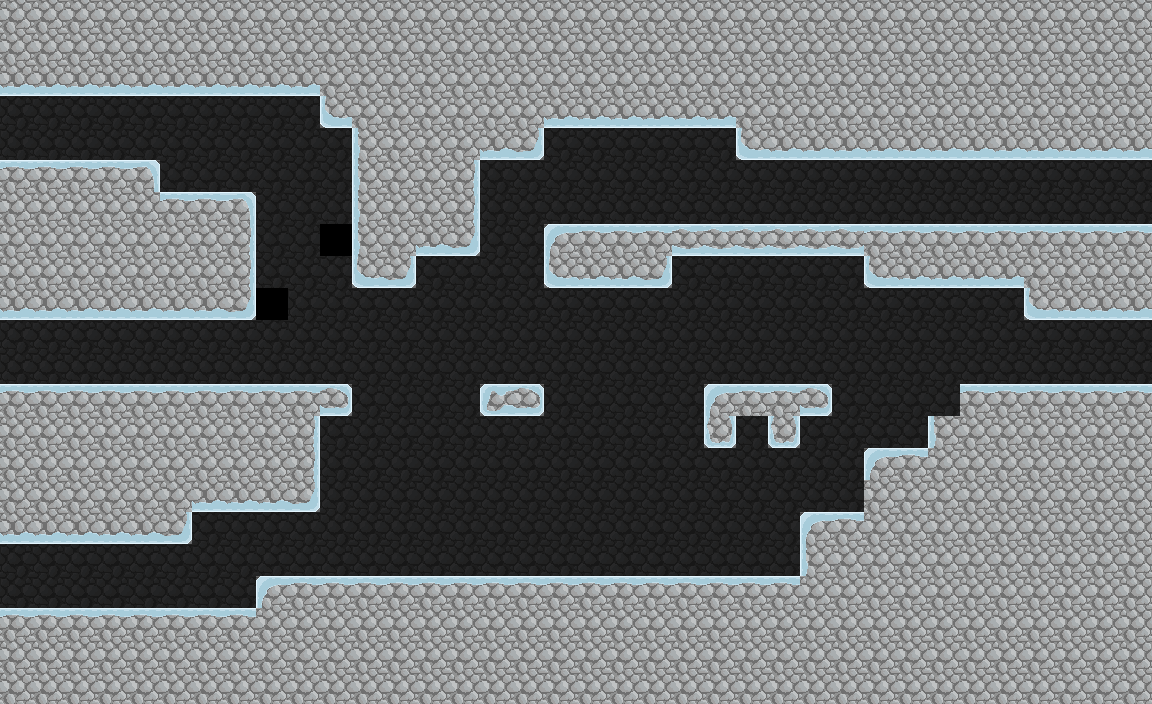

Rendered tile map (Tiled .tmx) drawn with the repository's tilesets; below, a short description and the full map source, tile grids included:
An orthogonal 36x22 tile map with 32x32 px tiles, 2 tile layers (tilemap, foreground) and 8 objects (5x travelpoint, breakablewall, door, floorbutton).

<map version="1.0" orientation="orthogonal" width="36" height="22" tilewidth="32" tileheight="32">
 <tileset firstgid="1" name="tilemap" tilewidth="32" tileheight="32">
  <image source="gfx/tilemap.png" width="192" height="320" />
 </tileset>
 <layer name="tilemap" width="36" height="22" opacity="0.34">
  <data encoding="csv">
9,9,9,9,9,9,9,9,9,9,9,9,9,9,9,9,9,9,9,9,9,9,9,9,9,9,9,9,9,9,9,9,9,9,9,9,
9,9,9,9,9,9,9,9,9,9,9,9,9,9,9,9,9,9,9,9,9,9,9,9,9,9,9,9,9,9,9,9,9,9,9,9,
9,9,9,9,9,9,9,9,9,9,9,9,9,9,9,9,9,9,9,9,9,9,9,9,9,9,9,9,9,9,9,9,9,9,9,9,
9,9,9,9,9,9,9,9,9,9,9,9,9,9,9,9,9,9,9,9,9,9,9,9,9,9,9,9,9,9,9,9,9,9,9,9,
9,9,9,9,9,9,9,9,9,9,9,9,9,9,9,9,9,9,9,9,9,9,9,9,9,9,9,9,9,9,9,9,9,9,9,9,
9,9,9,9,9,9,9,9,9,9,9,9,9,9,9,9,9,9,9,9,9,9,9,9,9,9,9,9,9,9,9,9,9,9,9,9,
9,9,9,9,9,9,9,9,9,9,9,9,9,9,9,9,9,9,9,9,9,9,9,9,9,9,9,9,9,9,9,9,9,9,9,9,
9,9,9,9,9,9,9,9,9,9,38,9,9,9,9,9,9,9,9,9,9,9,9,9,9,9,9,9,9,9,9,9,9,9,9,9,
9,9,9,9,9,9,9,9,9,9,9,9,9,9,9,9,9,9,9,9,9,9,9,9,9,9,9,9,9,9,9,9,9,9,9,9,
9,9,9,9,9,9,9,9,39,9,9,9,9,9,9,9,9,9,9,9,9,9,9,9,9,9,9,9,9,9,9,9,9,9,9,9,
9,9,9,9,9,9,9,9,9,9,9,9,9,9,9,9,9,9,9,9,9,9,9,9,9,9,9,9,9,9,9,9,9,9,9,9,
9,9,9,9,9,9,9,9,9,9,9,9,9,9,9,9,9,9,9,9,9,9,9,9,9,9,9,9,9,9,9,9,9,9,9,9,
9,9,9,9,9,9,9,9,9,9,9,9,9,9,9,9,9,9,9,9,9,9,9,9,9,9,9,9,9,9,9,9,9,9,9,9,
9,9,9,9,9,9,9,9,9,9,9,9,9,9,9,9,9,9,9,9,9,9,9,9,9,9,9,9,9,9,9,9,9,9,9,9,
9,9,9,9,9,9,9,9,9,9,9,9,9,9,9,9,9,9,9,9,9,9,9,9,9,9,9,9,9,9,9,9,9,9,9,9,
9,9,9,9,9,9,9,9,9,9,9,9,9,9,9,9,9,9,9,9,9,9,9,9,9,9,9,9,9,9,9,9,9,9,9,9,
9,9,9,9,9,9,9,9,9,9,9,9,9,9,9,9,9,9,9,9,9,9,9,9,9,9,9,9,9,9,9,9,9,9,9,9,
9,9,9,9,9,9,9,9,9,9,9,9,9,9,9,9,9,9,9,9,9,9,9,9,9,9,9,9,9,9,9,9,9,9,9,9,
9,9,9,9,9,9,9,9,9,9,9,9,9,9,9,9,9,9,9,9,9,9,9,9,9,9,9,9,9,9,9,9,9,9,9,9,
9,9,9,9,9,9,9,9,9,9,9,9,9,9,9,9,9,9,9,9,9,9,9,9,9,9,9,9,9,9,9,9,9,9,9,9,
9,9,9,9,9,9,9,9,9,9,9,9,9,9,9,9,9,9,9,9,9,9,9,9,9,9,9,9,9,9,9,9,9,9,9,9,
9,9,9,9,9,9,9,9,9,9,9,9,9,9,9,9,9,9,9,9,9,9,9,9,9,9,9,9,9,9,9,9,9,9,9,9
</data>
 </layer>
 <layer name="foreground" width="36" height="22">
  <data encoding="csv">
11,11,11,11,11,11,11,11,11,11,11,11,11,11,11,11,11,11,11,11,11,11,11,11,11,11,11,11,11,11,11,11,11,11,11,11,
11,11,11,11,11,11,11,11,11,11,11,11,11,11,11,11,11,11,11,11,11,11,11,11,11,11,11,11,11,11,11,11,11,11,11,11,
17,17,17,17,17,17,17,17,17,17,11,11,11,11,11,11,11,11,11,11,11,11,11,11,11,11,11,11,11,11,11,11,11,11,11,11,
0,0,0,0,0,0,0,0,0,0,16,11,11,11,11,11,11,17,17,17,17,17,17,11,11,11,11,11,11,11,11,11,11,11,11,11,
0,0,0,0,0,0,0,0,0,0,0,10,11,11,11,17,18,0,0,0,0,0,0,16,17,17,17,17,17,17,17,17,17,17,17,17,
5,5,5,5,6,0,0,0,0,0,0,10,11,11,12,0,0,0,0,0,0,0,0,0,0,0,0,0,0,0,0,0,0,0,0,0,
11,11,11,11,11,5,5,6,0,0,0,10,11,11,12,0,0,0,0,0,0,0,0,0,0,0,0,0,0,0,0,0,0,0,0,0,
11,11,11,11,11,11,11,12,0,0,0,10,11,17,18,0,0,4,5,5,5,13,13,13,13,13,13,5,5,5,5,5,5,5,5,5,
11,11,11,11,11,11,11,12,0,0,0,16,18,0,0,0,0,16,17,17,18,0,0,0,0,0,0,16,17,17,17,17,11,11,11,11,
17,17,17,17,17,17,17,18,0,0,0,0,0,0,0,0,0,0,0,0,0,0,0,0,0,0,0,0,0,0,0,0,16,17,17,17,
0,0,0,0,0,0,0,0,0,0,0,0,0,0,0,0,0,0,0,0,0,0,0,0,0,0,0,0,0,0,0,0,0,0,0,0,
0,0,0,0,0,0,0,0,0,0,0,0,0,0,0,0,0,0,0,0,0,0,0,0,0,0,0,0,0,0,0,0,0,0,0,0,
5,5,5,5,5,5,5,5,5,5,21,0,0,0,0,19,21,0,0,0,0,0,4,5,5,21,50,50,50,51,5,5,5,5,5,5,
11,11,11,11,11,11,11,11,11,12,0,0,0,0,0,0,0,0,0,0,0,0,7,0,7,0,0,0,0,10,11,11,11,11,11,11,
11,11,11,11,11,11,11,11,11,12,0,0,0,0,0,0,0,0,0,0,0,0,0,0,0,0,0,4,5,11,11,11,11,11,11,11,
11,11,11,11,11,11,17,17,17,18,0,0,0,0,0,0,0,0,0,0,0,0,0,0,0,0,0,11,11,11,11,11,11,11,11,11,
17,17,17,17,17,18,0,0,0,0,0,0,0,0,0,0,0,0,0,0,0,0,0,0,0,4,5,11,11,11,11,11,11,11,11,11,
0,0,0,0,0,0,0,0,0,0,0,0,0,0,0,0,0,0,0,0,0,0,0,0,0,10,11,11,11,11,11,11,11,11,11,11,
0,0,0,0,0,0,0,0,4,5,5,5,5,5,5,5,5,5,5,5,5,5,5,5,5,11,11,11,11,11,11,11,11,11,11,11,
5,5,5,5,5,5,5,5,11,11,11,11,11,11,11,11,11,11,11,11,11,11,11,11,11,11,11,11,11,11,11,11,11,11,11,11,
11,11,11,11,11,11,11,11,11,11,11,11,11,11,11,11,11,11,11,11,11,11,11,11,11,11,11,11,11,11,11,11,11,11,11,11,
11,11,11,11,11,11,11,11,11,11,11,11,11,11,11,11,11,11,11,11,11,11,11,11,11,11,11,11,11,11,11,11,11,11,11,11
</data>
 </layer>
 <objectgroup name="objects" width="36" height="22">
  <object name="room0-4to2-0" type="travelpoint" x="0" y="96" width="32" height="64">
   <properties>
    <property name="map" value="room2-0" />
    <property name="target" value="room2-0to0-4" />
   </properties>
  </object>
  <object name="room0-4breakablewallone" type="breakablewall" x="288" y="512" width="32" height="64" />
  <object name="room0-4to0-5" type="travelpoint" x="0" y="320" width="32" height="64">
   <properties>
    <property name="map" value="room0-5" />
    <property name="target" value="room0-5to0-4" />
   </properties>
  </object>
  <object name="room0-4to1-0" type="travelpoint" x="0" y="544" width="32" height="64">
   <properties>
    <property name="map" value="room1-0" />
    <property name="target" value="room1-0to0-4" />
   </properties>
  </object>
  <object name="room0-4DoorOne" type="door" x="480" y="224" width="64" height="32" />
  <object name="room0-4DoorOneButton" type="floorbutton" x="576" y="192" width="64" height="32">
   <properties>
    <property name="door" value="room0-4DoorOne" />
   </properties>
  </object>
  <object name="room0-4to2-1" type="travelpoint" x="1120" y="160" width="32" height="64">
   <properties>
    <property name="map" value="room2-1" />
    <property name="target" value="room2-1to0-4" />
   </properties>
  </object>
  <object name="room0-4to0-3" type="travelpoint" x="1120" y="320" width="32" height="64">
   <properties>
    <property name="map" value="room0-3" />
    <property name="target" value="room0-3to0-4" />
   </properties>
  </object>
 </objectgroup>
</map>